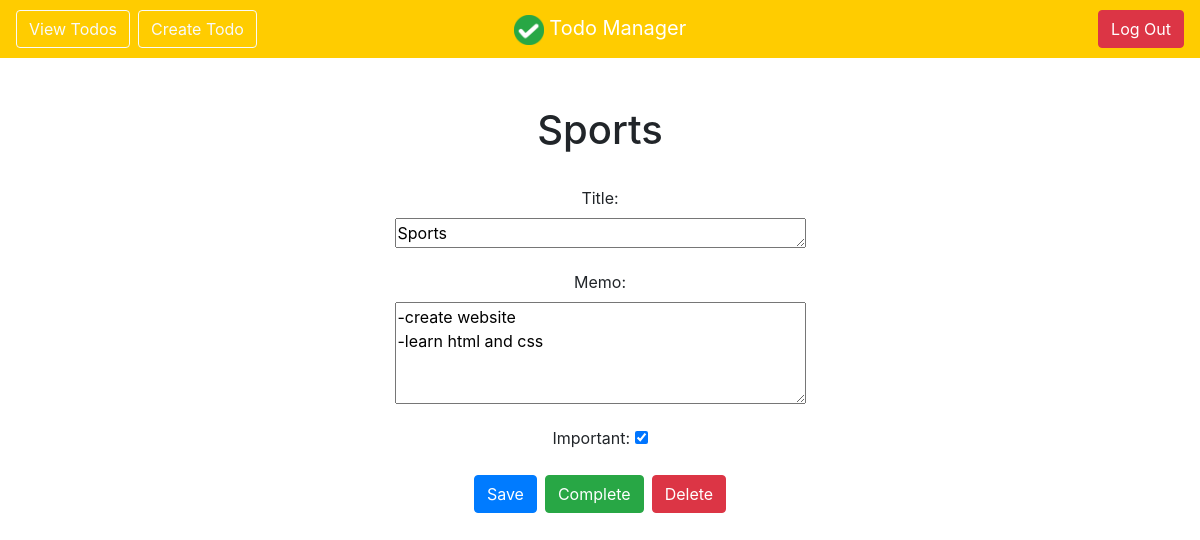
The page /todos/5 (signed in) on the database as committed earlier.
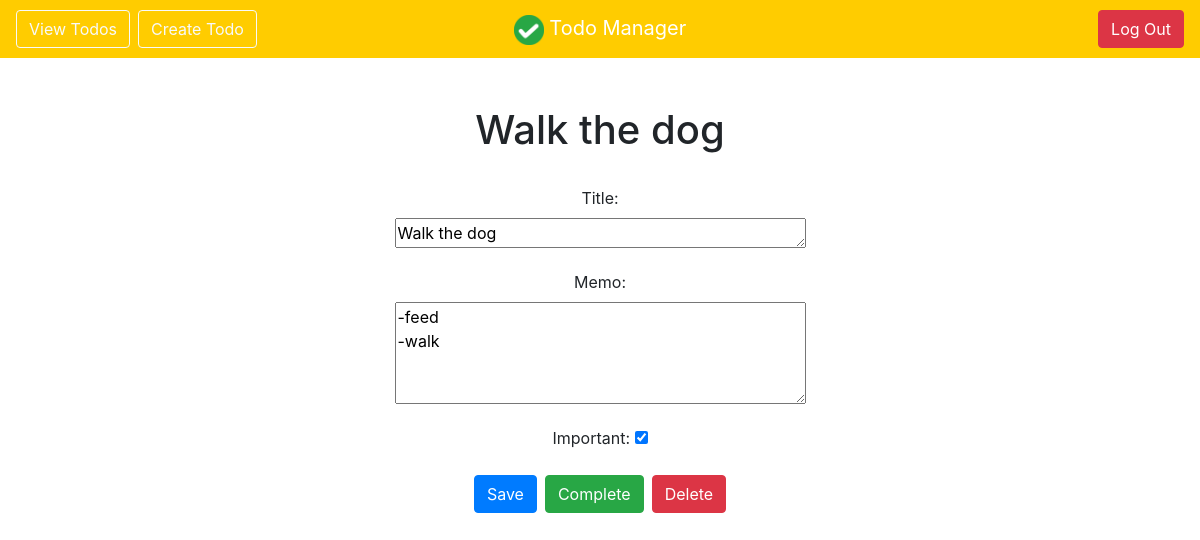
The same page on the database as committed later.
### todo/models.py (models this page shows, shortened)
class Todo(Model):
    title = CharField(max_length=100)
    memo = TextField(blank=True)
    importance = BooleanField(default=False)
    createDate = DateTimeField(auto_now_add=True)
    completeDate = DateTimeField(blank=True, null=True)
    user = ForeignKey(User, on_delete=CASCADE)

### todo/views.py (the view, shortened to what this page needs)
# urls.py: path('todos/<int:todoId>', views.detail, name='detail'),
@login_required
def detail(request, todoId):
    todo = get_object_or_404(Todo, pk=todoId, user=request.user)
    if request.method == 'GET':
        form = TodoForm(instance=todo)
        return render(request, 'todo/detail.html', {'todo': todo, 'form': form})

### todo/forms.py
class TodoForm(ModelForm):
    class Meta:
        model = Todo
        fields = ('title', 'memo', 'importance')
        widgets = {
            'memo': forms.Textarea(attrs={'rows': 4, 'cols': 38}),
            'title': forms.Textarea(attrs={'rows': 1, 'cols': 38})
        }

### todo/templates/todo/detail.html (shortened to what this page needs)
{% extends 'todo/base.html' %}
{% block content %}
<div class="container text-center">
    <h1>{{todo.title}}</h1>
    <br>
    <form method="POST">
        <label>Title:</label>
        <p>{{form.title}}</p>
        <label>Memo:</label>
        <p>{{form.memo}}</p>
        <label>Important:</label>
        {{form.importance}}
        <div class="d-flex align-items-center justify-content-center">
            <div class="p-1 bd-highlight col-example"><button type="submit" class="btn btn-primary">Save</button></div>
    </form>
    <br>
    <br>
    <br>
    <form action="{% url 'complete' todo.id %}" method="POST">
        <div class="p-1 bd-highlight col-example"><button type="submit" class="btn btn-success">Complete</button></div>
    </form>
    <br>
    <form action="{% url 'deletetodo' todo.id %}" method="POST">
        <div class="p-1 bd-highlight col-example"><button type="submit" class="btn btn-danger">Delete</button></div>
</div>
{% endblock %}

### todo/templates/todo/base.html (shortened to what this page needs)
<!doctype html >
<html lang="en">
<head>
    {% load static %}
    <link rel="stylesheet" href="https://cdn.jsdelivr.net/npm/bootstrap@4.5.3/dist/css/bootstrap.min.css"
>
    <link rel="stylesheet" href="{% static 'css/main.css' %}">
</head>
<body>
    <nav class="navbar navbar-expand-md navbar-dark" style="background-color: #ffcc00;">
        <div class="navbar-collapse collapse w-100 order-1 order-md-0 dual-collapse2">
            <ul class="navbar-nav mr-auto">
                <li class="nav-item active">
                    <a class="btn btn-outline-light" style="margin-right: 8px;" href="{% url 'todos' %}">View Todos</a>
                </li>
                <li class="nav-item active">
                    <a class="btn btn-outline-light" href="{% url 'create' %}">Create Todo</a>
                </li>
            </ul>
        </div>
        <div class="mx-auto order-0">
            <a class="navbar-brand mx-auto" href="{% url 'home' %}"><img class="img-responsive2"
                    src="{% static 'logo.png' %}" height="30px" width="30px"> Todo Manager</a>
        </div>
        <div class="navbar-collapse collapse w-100 order-3 dual-collapse2">
            <ul class="navbar-nav ml-auto">
                {% if user.is_authenticated %}
                <li>
                    <form method="POST" action="{% url 'logoutuser' %}">
                        <button class="btn btn-danger" type="submit">Log Out</button>
                    </form>
                </li>
                {% endif %}
            </ul>
        </div>
    </nav>
    <br>
    <br>
    {% block content %}{% endblock content %}
</body>
</html>

Rows that differ between the two databases and show on the page:
changed Todo: title "Sports" → "Walk the dog"; memo "-create website -learn html and css" → "-feed -walk"
